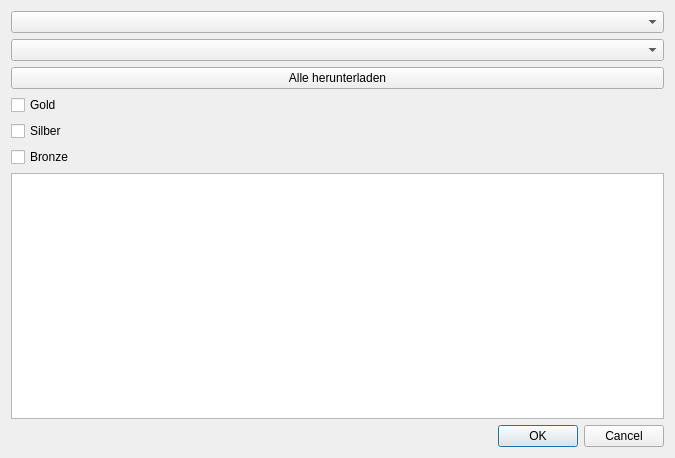
<?xml version="1.0" encoding="UTF-8"?>
<ui version="4.0">
 <class>seeTables</class>
 <widget class="QDialog" name="seeTables">
  <property name="geometry">
   <rect>
    <x>0</x>
    <y>0</y>
    <width>675</width>
    <height>458</height>
   </rect>
  </property>
  <property name="windowTitle">
   <string>Dialog</string>
  </property>
  <layout class="QVBoxLayout" name="verticalLayout_2">
   <item>
    <layout class="QVBoxLayout" name="verticalLayout">
     <item>
      <widget class="QComboBox" name="cb_table"/>
     </item>
     <item>
      <widget class="QComboBox" name="cb_companyName"/>
     </item>
     <item>
      <widget class="QPushButton" name="pb_download">
       <property name="text">
        <string>Alle herunterladen</string>
       </property>
      </widget>
     </item>
     <item>
      <widget class="QCheckBox" name="cb_gold">
       <property name="text">
        <string>Gold</string>
       </property>
      </widget>
     </item>
     <item>
      <widget class="QCheckBox" name="cb_silver">
       <property name="text">
        <string>Silber</string>
       </property>
      </widget>
     </item>
     <item>
      <widget class="QCheckBox" name="cb_bronze">
       <property name="text">
        <string>Bronze</string>
       </property>
      </widget>
     </item>
     <item>
      <widget class="QTableView" name="tv_tables"/>
     </item>
    </layout>
   </item>
   <item>
    <widget class="QDialogButtonBox" name="buttonBox">
     <property name="orientation">
      <enum>Qt::Horizontal</enum>
     </property>
     <property name="standardButtons">
      <set>QDialogButtonBox::Cancel|QDialogButtonBox::Ok</set>
     </property>
    </widget>
   </item>
  </layout>
 </widget>
 <resources/>
 <connections>
  <connection>
   <sender>buttonBox</sender>
   <signal>accepted()</signal>
   <receiver>seeTables</receiver>
   <slot>accept()</slot>
   <hints>
    <hint type="sourcelabel">
     <x>248</x>
     <y>254</y>
    </hint>
    <hint type="destinationlabel">
     <x>157</x>
     <y>274</y>
    </hint>
   </hints>
  </connection>
  <connection>
   <sender>buttonBox</sender>
   <signal>rejected()</signal>
   <receiver>seeTables</receiver>
   <slot>reject()</slot>
   <hints>
    <hint type="sourcelabel">
     <x>316</x>
     <y>260</y>
    </hint>
    <hint type="destinationlabel">
     <x>286</x>
     <y>274</y>
    </hint>
   </hints>
  </connection>
 </connections>
</ui>
